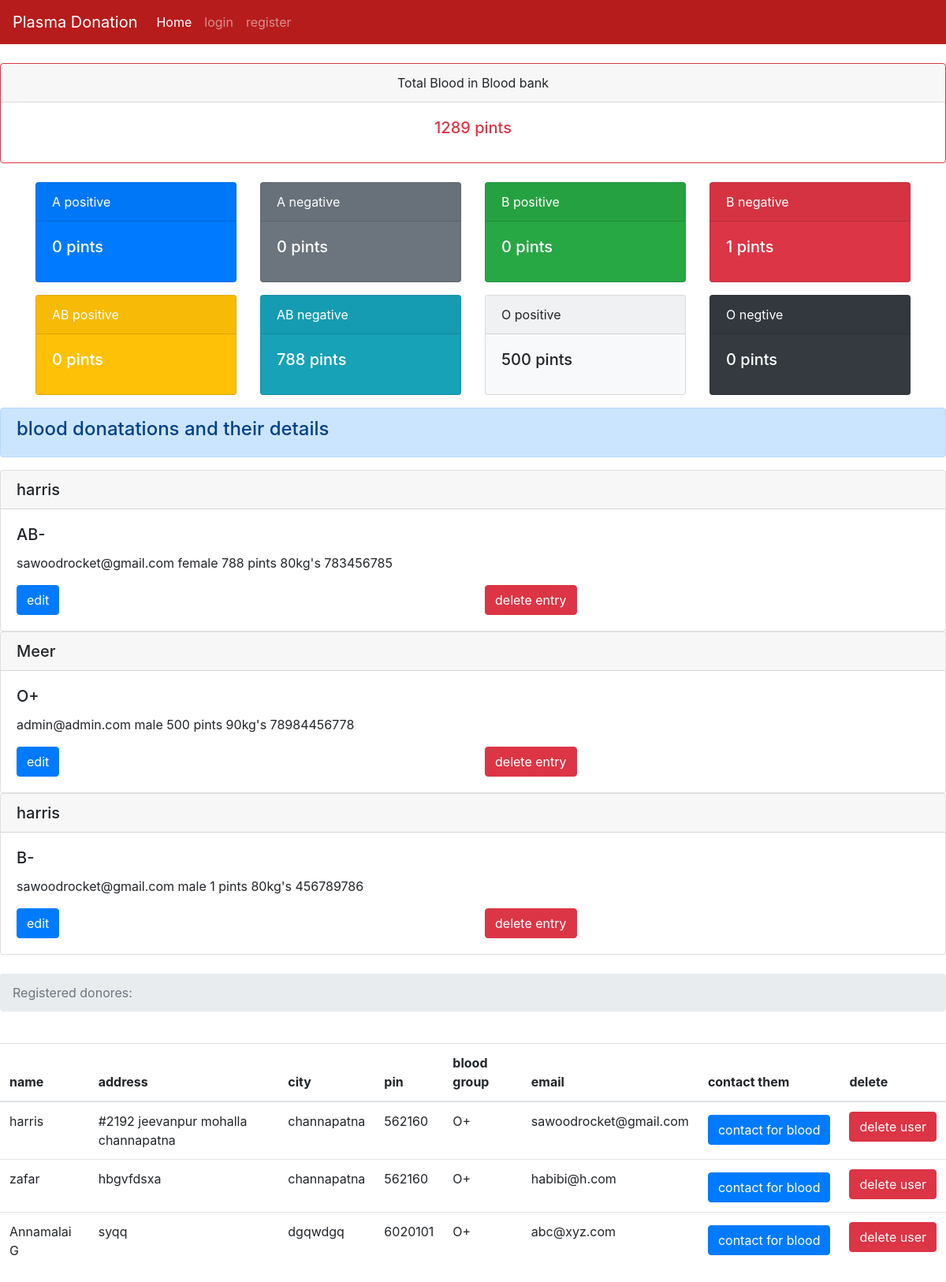
/dashboard, run on the app's committed database.
### tables this page shows
CREATE TABLE blood (id INTEGER PRIMARY KEY AUTOINCREMENT, type TEXT, donorname TEXT, donorsex TEXT, qty TEXT, dweight TEXT, donoremail TEXT, phone TEXT);

CREATE TABLE users (name TEXT, addr TEXT, city TEXT, pin TEXT, bg TEXT,email TEXT UNIQUE, pass TEXT);

### server.py (the view)
@app.route('/dashboard')
def dashboard():
   totalblood=0
   con = sqlite3.connect('database.db')
   con.row_factory = sqlite3.Row
   cur = con.cursor()
   cur.execute("select * from blood")
   rows = cur.fetchall();
   for row in rows:
       totalblood  += int(row['qty'])
   cur.execute("select * from users")
   users = cur.fetchall();
   Apositive=0
   Opositive=0
   Bpositive=0
   Anegative=0
   Onegative=0
   Bnegative=0
   ABpositive=0
   ABnegative = 0
   print(rows)
   cur.execute("select * from blood where type=?",('A+',))
   type = cur.fetchall();
   for a in type:
       Apositive += int(a['qty'])
   cur.execute("select * from blood where type=?",('A-',))
   type = cur.fetchall();
   for a in type:
       Anegative += int(a['qty'])
   cur.execute("select * from blood where type=?",('O+',))
   type = cur.fetchall();
   for a in type:
       Opositive += int(a['qty'])
   cur.execute("select * from blood where type=?",('O-',))
   type = cur.fetchall();
   for a in type:
       Onegative += int(a['qty'])
   cur.execute("select * from blood where type=?",('B+',))
   type = cur.fetchall();
   for a in type:
       Bpositive += int(a['qty'])
   cur.execute("select * from blood where type=?",('B-',))
   type = cur.fetchall();
   for a in type:
       Bnegative += int(a['qty'])
   cur.execute("select * from blood where type=?",('AB+',))
   type = cur.fetchall();
   for a in type:
       ABpositive += int(a['qty'])
   cur.execute("select * from blood where type=?",('AB-',))
   type = cur.fetchall();
   for a in type:
       ABnegative += int(a['qty'])
   bloodtypestotal = {'apos': Apositive,'aneg':Anegative,'opos':Opositive,'oneg':Onegative,'bpos':Bpositive,'bneg':Bnegative,'abpos':ABpositive,'abneg':ABnegative}
   return render_template("requestdonors.html",rows = rows,totalblood = totalblood,users=users,bloodtypestotal=bloodtypestotal)

### templates/requestdonors.html (shortened to what this page needs)
<!doctype html>
{% extends "base.html" %}
{% block content %}
    <br>
    <div class="card border-danger text-center">
      <div class="card-header">Total Blood in Blood bank</div>
      <div class="card-body text-danger">
        <h5 class="card-title"><span class='numscroller' data-min='1' data-max='{{totalblood}}' data-delay='5' data-increment='10'>{{totalblood}}</span> pints</h5>
      </div>
    </div>
<br>
        <div class="container">
  <div class="row">
    <div class="col"><div class="card text-white bg-primary mb-3" style="max-width: 18rem;">
      <div class="card-header">A positive</div>
    <div class="card-body">
      <h5 class="card-title"><span class='numscroller' data-min='1' data-max='{{bloodtypestotal.apos}}' data-delay='5' data-increment='10'>{{bloodtypestotal.apos}}</span> pints</h5>
    </div>
  </div></div>
    <div class="col"><div class="card text-white bg-secondary mb-3" style="max-width: 18rem;">
      <div class="card-header">A negative</div>
    <div class="card-body">
      <h5 class="card-title"><span class="count"><span class='numscroller' data-min='1' data-max='{{bloodtypestotal.aneg}}' data-delay='5' data-increment='10'>{{bloodtypestotal.aneg}}</span></span> pints</h5>
    </div>
    </div></div>
    <div class="col"><div class="card text-white bg-success mb-3" style="max-width: 18rem;">
      <div class="card-header">B positive</div>
    <div class="card-body">
      <h5 class="card-title"><span class='numscroller' data-min='1' data-max='{{bloodtypestotal.bpos}}' data-delay='5' data-increment='10'>{{bloodtypestotal.bpos}}</span> pints</h5>
    </div>
    </div></div>
    <div class="col"><div class="card text-white bg-danger mb-3" style="max-width: 18rem;">
      <div class="card-header">B negative</div>
    <div class="card-body">
      <h5 class="card-title"><span class='numscroller' data-min='1' data-max='{{bloodtypestotal.bneg}}' data-delay='5' data-increment='10'>{{bloodtypestotal.bneg}}</span> pints</h5>
    </div>
    </div></div>
    <div class="col"><div class="card text-white bg-warning mb-3" style="max-width: 18rem;">
      <div class="card-header">AB positive</div>
    <div class="card-body">
      <h5 class="card-title"><span class='numscroller' data-min='1' data-max='{{bloodtypestotal.abpos}}' data-delay='5' data-increment='10'>{{bloodtypestotal.abpos}}</span> pints</h5>
    </div>
    </div></div>
    <div class="col"><div class="card text-white bg-info mb-3" style="max-width: 18rem;">
      <div class="card-header">AB negative</div>
    <div class="card-body">
      <h5 class="card-title"><span class="count"><span class='numscroller' data-min='1' data-max='{{bloodtypestotal.abneg}}' data-delay='5' data-increment='10'>{{bloodtypestotal.abneg}}</span></span> pints</h5>
    </div>
    </div></div>
    <div class="col"><div class="card bg-light mb-3" style="max-width: 18rem;">
      <div class="card-header">O positive</div>
    <div class="card-body">
      <h5 class="card-title"><span class="count"><span class='numscroller' data-min='1' data-max='{{bloodtypestotal.opos}}' data-delay='5' data-increment='10'>{{bloodtypestotal.opos}}</span> pints</h5>
    </div>
    </div></div>
    <div class="col"><div class="card text-white bg-dark mb-3" style="max-width: 18rem;">
      <div class="card-header">O negtive</div>
    <div class="card-body">
      <h5 class="card-title"><span class="count"><span class='numscroller' data-min='1' data-max='{{bloodtypestotal.oneg}}' data-delay='5' data-increment='10'>{{bloodtypestotal.oneg}}</span> pints</h5>
    </div>
    </div></div>
  </div>
</div>
<div class="alert alert-primary" role="alert">
  <h4>blood donatations and their details</h4>
</div>
         {% for row in rows %}
           <div class="card">
             <h5 class="card-header">{{row["donorname"]}}</h5>
             <div class="card-body">
               <h5 class="card-title">{{row["type"]}}</h5>
               <p class="card-text">{{ row["donoremail"]}}
               {{row['donorsex']}}
               {{row['qty']}} pints
               {{row['dweight']}}kg's
               {{row['phone']}}</p>
               <div class="row">
    <div class="col">
      <form action="{{url_for('editdonor',id=row['id'])}}" method="GET">
      <input type="submit" class="btn btn-primary" name="button" value="edit"/>
      </form>
    </div>
    <div class="col">
      <form action="{{url_for('deletebloodentry',id=row['id'])}}" method="GET">
      <input type="submit" name="button" class="btn btn-danger" value="delete entry"/>
      </form>
    </div>
  </div>
             </div>
           </div>
         {% endfor %}
<br>
         <nav aria-label="breadcrumb">
           <ol class="breadcrumb">
             <li class="breadcrumb-item active" aria-current="page">  Registered donores:</li>
           </ol>
         </nav>
<br>
        <table class="table">
          <thead>
    <tr>
      <th scope="col">name</th>
      <th scope="col">address</th>
      <th scope="col">city</th>
      <th scope="col">pin</th>
      <th scope="col">blood group</th>
      <th scope="col">email</th>
      <th scope="col">contact them</th>
      <th scope="col">delete</th>
    </tr>
  </thead>
           {% for r in users %}
              <tr>
                 <td>{{r["name"]}}</td>
                 <td>{{r["addr"]}}</td>
                 <td> {{ r["city"]}}</td>
                 <td>{{r['pin']}}</td>
                 <td>{{r['bg']}}</td>
                 <td>{{r['email']}}</td>
                 <td><button type="button" class="btn btn-primary mt-1" data-toggle="modal" data-target="#exampleModalCenter">
    contact for blood
  </button>
</td>
                 <td><a href = "{{url_for('deleteuser',useremail=r['email'])}}" class="btn btn-danger">delete user</a></td>
              </tr>
           {% endfor %}
           {% endblock %}

### templates/base.html (shortened to what this page needs)
<html>
<head>
  <link rel="stylesheet" href="https://stackpath.bootstrapcdn.com/bootstrap/4.1.3/css/bootstrap.min.css"
>
</head>
<body>
  {% if session['admin'] == True %}
  <nav class="navbar navbar-expand-lg navbar-dark" style="background-color: #b71c1c;">
    <button class="navbar-toggler" type="button" data-toggle="collapse" data-target="#navbarSupportedContent"
      aria-controls="navbarSupportedContent" aria-expanded="false" aria-label="Toggle navigation">
      <span class="navbar-toggler-icon"></span>
    </button>
    <div class="collapse navbar-collapse" id="navbarNav">
      <a class="navbar-brand" href="/">Blood Bank</a>
      <ul class="navbar-nav mr-auto">
        <li class="nav-item active">
          <a class="nav-link" href="/">Home <span class="sr-only">(current)</span></a>
        </li>
        <li class="nav-item">
          <a class="nav-link" href="/dashboard">Dashboard</a>
        </li>
        <li class="nav-item">
          <a class="nav-link" href="/bloodbank">add blood</a>
        </li>
      </ul>
      <ul class="navbar-nav ml-auto">
        <li class="nav-item">
          <a class="nav-link" href="{{url_for('logout')}}">logout</a>
        </li>
      </ul>
    </div>
  </nav>
  {%else%}
  <nav class="navbar navbar-expand-lg navbar-dark" style="background-color: #b71c1c;">
    <div class="collapse navbar-collapse" id="navbarNav">
      <a class="navbar-brand" href="/">Plasma Donation</a>
      <ul class="navbar-nav mr-auto">
        <li class="nav-item active">
          <a class="nav-link" href="/">Home <span class="sr-only">(current)</span></a>
        </li>
        <li class="nav-item">
          <a class="nav-link" href="/login">login</a>
        </li>
        <li class="nav-item">
          <a class="nav-link" href="{{url_for('add')}}">register</a>
        </li>
      </ul>
    </div>
  </nav>
  {%endif%}
  {% block content %}
  {% endblock %}
</body>
</html>

### data on the page
blood: donorname "harris", type "AB-", donoremail "sawoodrocket@gmail.com", donorsex "female", qty "788", dweight "80", phone "783456785"
blood: donorname "Meer", type "O+", donoremail "admin@admin.com", donorsex "male", qty "500", dweight "90", phone "78984456778"
blood: donorname "harris", type "B-", donoremail "sawoodrocket@gmail.com", donorsex "male", qty "1", dweight "80", phone "456789786"
users: name "harris", addr "#2192 jeevanpur mohalla channapatna", city "channapatna", pin "562160", bg "O+", email "sawoodrocket@gmail.com"
users: name "zafar", addr "hbgvfdsxa", city "channapatna", pin "562160", bg "O+", email "habibi@h.com"
users: name "Annamalai G", addr "syqq", city "dgqwdgq", pin "6020101", bg "O+", email "abc@xyz.com"

### other printed values
{{ totalblood }} "1289"
{{ bloodtypestotal.apos }} "0"
{{ bloodtypestotal.aneg }} "0"
{{ bloodtypestotal.bpos }} "0"
{{ bloodtypestotal.bneg }} "1"
{{ bloodtypestotal.abpos }} "0"
{{ bloodtypestotal.abneg }} "788"
{{ bloodtypestotal.opos }} "500"
{{ bloodtypestotal.oneg }} "0"
